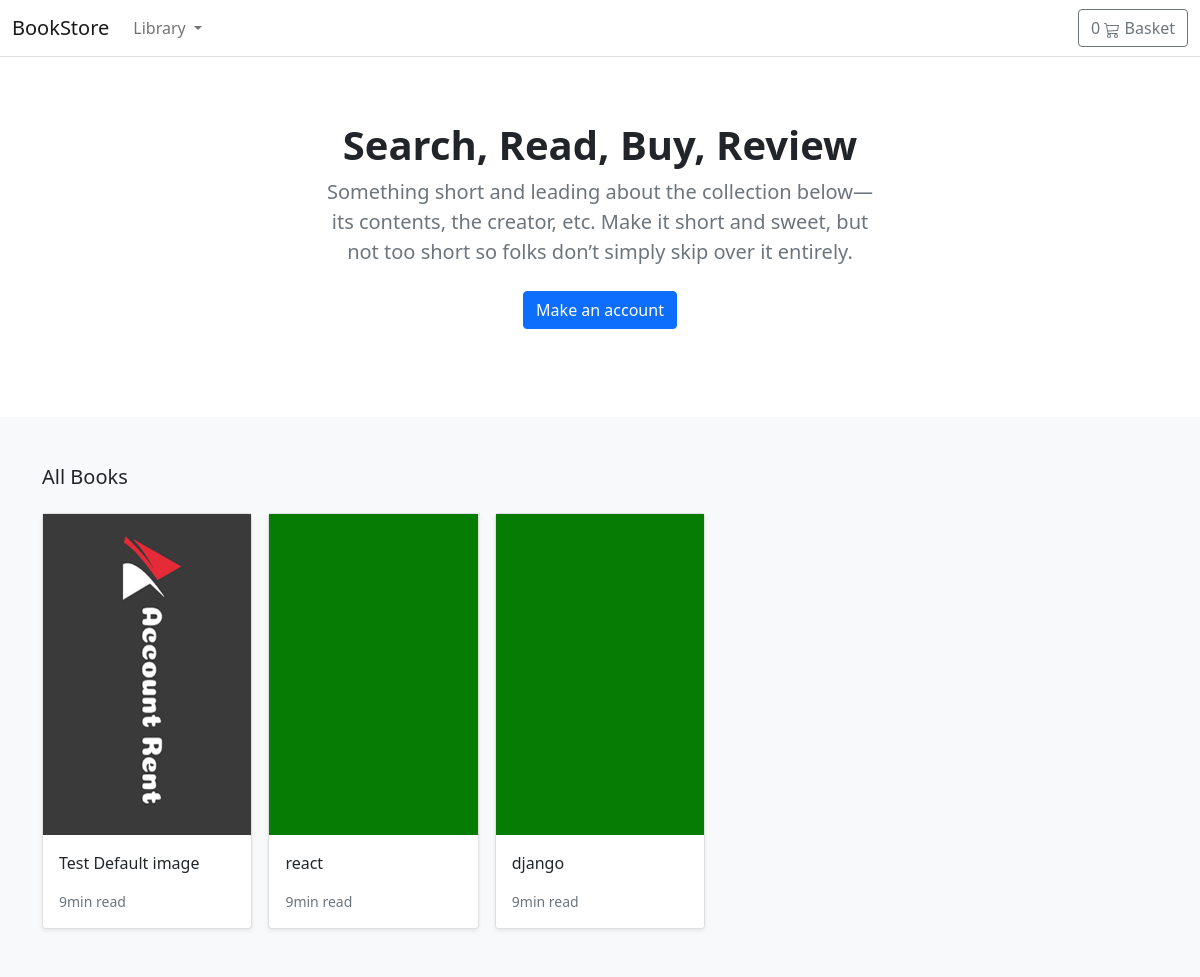
Before: / with the older database file.
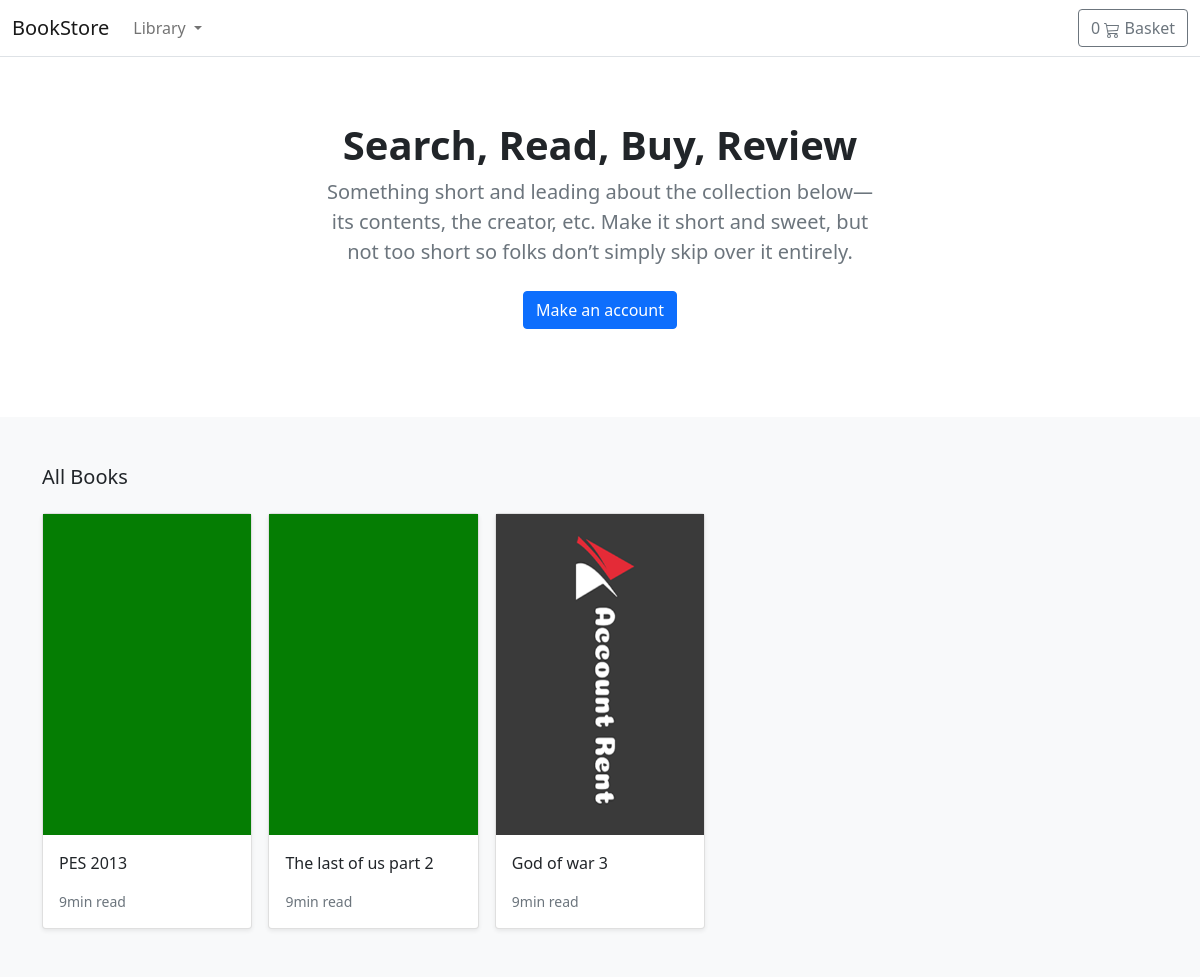
After: the same page with the newer database file.
### store/models.py (models this page shows, shortened)
class Product(models.Model):
    category = models.ForeignKey(Category, related_name='product', on_delete=models.CASCADE)
    created_by = models.ForeignKey(User, on_delete=models.CASCADE, related_name='product_creator')
    title = models.CharField(max_length=255)
    author=models.CharField(max_length=255, default='admin')
    description = models.TextField(blank=True)
    image = models.ImageField(upload_to='images/' ,default= 'images/default.png')
    slug = models.SlugField(max_length=255)
    price = models.DecimalField(max_digits=4, decimal_places=2)
    in_stock = models.BooleanField(default=True)
    is_active = models.BooleanField(default=True)
    created = models.DateTimeField(auto_now_add=True)
    updated = models.DateTimeField(auto_now=True)
    objects = models.Manager()
    products = ProductManager()
    class Meta:
        verbose_name_plural = 'products'
        ordering = ('-created',)
    def get_absolute_url(self):
        return reverse('store:product_detail', args={self.slug})

### store/views.py (the view)
# urls.py: path('', views.product_all, name='product_all'),
def product_all(request):
    products = Product.products.all()
    return render(request, 'store/home.html', {'products' : products})

### basket/basket.py (called while the page is built)
    def __len__(self):
        return sum(item['qty'] for item in self.basket.values())

### basket/context_processors.py (called while the page is built)
def basket(request):
    return {
        'basket': Basket(request)
    }

### store/context_processors.py (called while the page is built)
def categories(request):
     return {
           'categories' :  Category.objects.all()
     }

### store/models.py (called while the page is built)
    def get_queryset(self):
        return super(ProductManager, self).get_queryset().filter(is_active= True)

    def get_absolute_url(self):
        return reverse('store:category_list', args={self.slug})

### templates/store/home.html (shortened to what this page needs)
{% extends "./base.html" %}
{% load static %}
{% block content %}
<main>
  <section class="py-5 text-center container">
    <div class="row py-lg-3">
      <div class="col-lg-6 col-md-8 mx-auto">
        <h1 class="h1 fw-bold">Search, Read, Buy, Review</h1>
        <p class="lead text-muted">Something short and leading about the collection below—its contents, the creator,
          etc. Make it short and sweet, but not too short so folks don’t simply skip over it entirely.</p>
        <p>
          <a href="#" class="btn btn-primary my-2">Make an account</a>
        </p>
      </div>
    </div>
  </section>
  <div class="album py-5 bg-light">
    <div class="container">
      <div class="pb-3 h5">All Books</div>
      <div class="row row-cols-1 row-cols-sm-2 row-cols-md-5 g-3">
        {% for product in products %}
        <div class="col">
          <div class="card shadow-sm">
            <img class="img-fluid" alt="Responsive image" src="{{ product.image.url }}">
            <div class="card-body">
              <p class="card-text">
                <a class="text-dark text-decoration-none" href="{{ product.get_absolute_url }}">{{ product.title }}</a>
              </p>
              <div class="d-flex justify-content-between align-items-center">
                <small class="text-muted">9min read</small>
              </div>
            </div>
          </div>
        </div>
        {% endfor %}
      </div>
    </div>
  </div>
</main>
{% endblock %}

### templates/store/base.html (shortened to what this page needs)
{% load static %}
<!DOCTYPE html>
<html>
<head>
    <link href="https://cdn.jsdelivr.net/npm/bootstrap@5.0.0-beta1/dist/css/bootstrap.min.css" rel="stylesheet"
>
</head>
<body>
    <header>
        <nav class="navbar navbar-expand-md navbar-light bg-white border-bottom">
            <div class="container-fluid">
                <a class="navbar-brand" href="/">BookStore</a>
                <div class="collapse navbar-collapse" id="navbarCollapse">
                    <ul class="navbar-nav me-auto mb-2 mb-md-0">
                        <li class="nav-item dropdown">
                            <a class="nav-link dropdown-toggle" href="#" id="navbarDropdown" role="button"
                                data-bs-toggle="dropdown" aria-expanded="false">
                                Library
                            </a>
                        </li>
                    </ul>
                    <a type="button" role="button" href="{% url "basket:basket_summary" %}"
                        class="btn btn-outline-secondary">
                        {% with total_qty=basket|length %}
                            <div id="basket-qty" class="d-inline-flex">
                                {% if total_qty > 0 %}
                                    {{ total_qty }}
                                {% else %}
                                    0
                                {% endif %}
                            </div>
                        {% endwith %}
                        Basket
                    </a>
                </div>
            </div>
        </nav>
    </header>
    <div id="content">{% block content %} {% endblock %}</div>
</body>
</html>

Changed rows visible on the page:
removed Product: image (placeholder picture), title "Test Default image"
removed Product: image (picture), title "react"
removed Product: image (picture), title "django"
added Product: image (picture), title "PES 2013"
added Product: image (picture), title "The last of us part 2"
added Product: image (placeholder picture), title "God of war 3"
